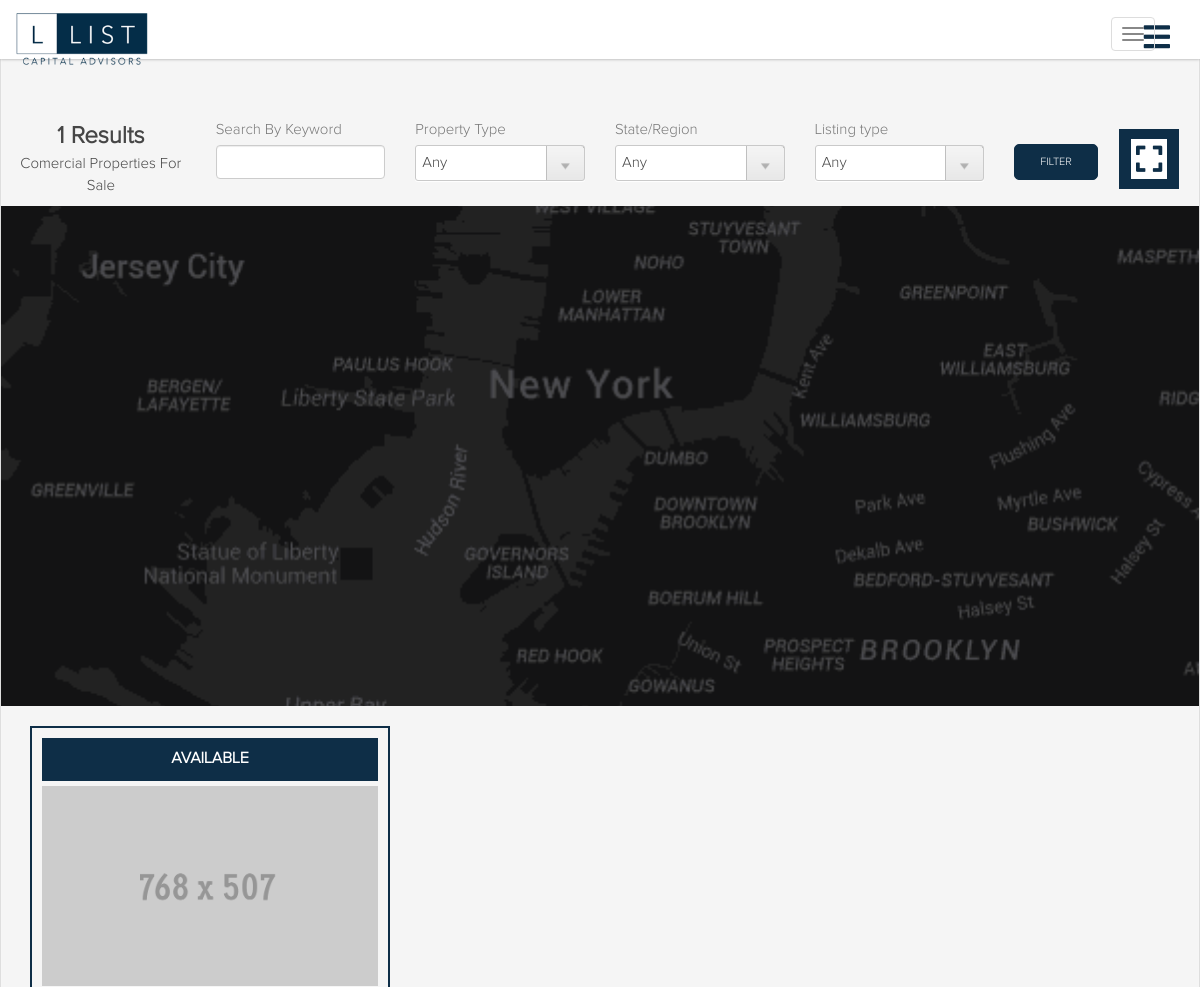
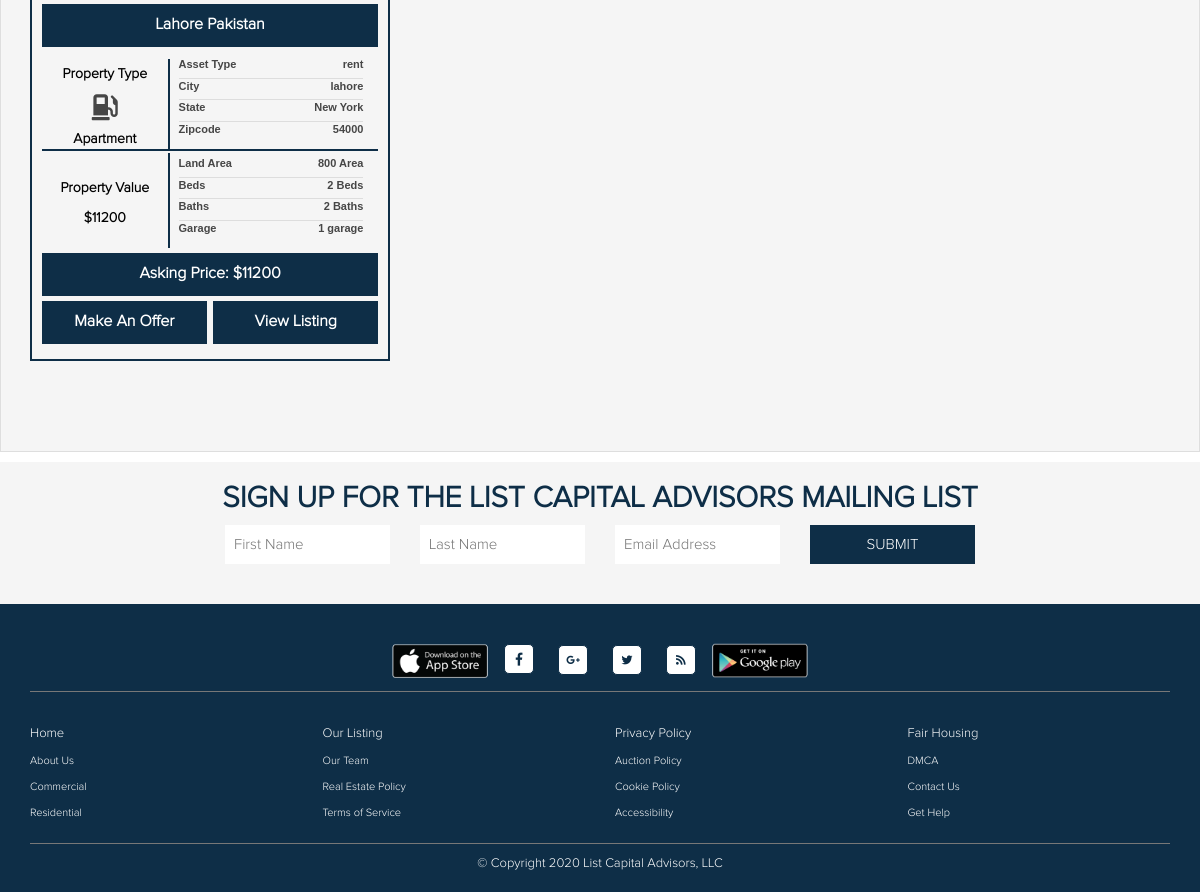
Screenshot of /index.php/home/properties/rent/2 with the database file from the repository (2 pictures, top to bottom).
### tables this page shows
CREATE TABLE IF NOT EXISTS `real_property` (
  `property_id` int(11) NOT NULL AUTO_INCREMENT,
  `user_id` int(11) NOT NULL,
  `auction_type` enum('online_auction','in_person_auction') NOT NULL DEFAULT 'in_person_auction',
  `address` text NOT NULL,
  `zip_code` varchar(20) NOT NULL,
  `city` varchar(255) NOT NULL,
  `state` varchar(255) NOT NULL,
  `description` text NOT NULL,
  `size` varchar(255) NOT NULL,
  `bedroom` int(11) NOT NULL,
  `bathroom` int(11) NOT NULL,
  `garage` int(11) NOT NULL,
  `google_map` text NOT NULL,
  `price` varchar(255) NOT NULL,
  `asset_type_id` int(11) NOT NULL,
  `property_type` int(11) NOT NULL,
  `contract_type` enum('sale','rent') NOT NULL,
  `image1` text NOT NULL,
  `image2` text NOT NULL,
  `image3` text NOT NULL,
  `image4` text NOT NULL,
  `image5` text NOT NULL,
  `status` enum('1','0') NOT NULL,
  PRIMARY KEY (`property_id`)
);

CREATE TABLE IF NOT EXISTS `real_property_type` (
  `property_type` int(11) NOT NULL AUTO_INCREMENT,
  `name` varchar(255) NOT NULL,
  PRIMARY KEY (`property_type`)
);

### application/controllers/home.php (called while the page is built, shortened)
<?php if ( ! defined('BASEPATH')) exit('No direct script access allowed');
class Home extends CI_Controller {
	public function template($content = '', $data = '')
	{
		$this->load->database();
		if (isset($_SESSION['user']))
		{
			$data['login'] = true;
		}
		else
		{
			$data['login'] = false;
		}
		$result = $this->db->query("SELECT * FROM `real_property_type`;");
		if ($result->num_rows() > 0)
		{
			$row = $result->result_array();
			$data['property_type'] = $row;
		}
		$this->load->view('header',$data);
		$this->load->view($content,$data);
		$this->load->view('footer',$data);
	}
	public function properties($sort='',$type='')
	{
		$this->load->database();
		$data['page_title'] = 'Properties';
		$data['meta_des'] = 'Properties';
		$data['meta_key'] = 'Properties';
		$data['menu'] = $sort;
		$data['sidebar_listing_menu'] = true;
		$result = $this->db->query("SELECT * FROM `real_property_type`;");
		if ($result->num_rows() > 0)
		{
			$row = $result->result_array();
			$data['property_type'] = $row;
		}
		if ($sort === 'all')
		{
			if ($type > 0)
			{
				$result = $this->db->query("SELECT * FROM `real_property` WHERE `property_type` = '$type' ORDER BY `property_id` DESC;");
				if ($result->num_rows() > 0)
				{
					$row = $result->result_array();
					$data['properties'] = $row;
				}
			}
			else if (strlen($type) > 0){
				$result = $this->db->query("SELECT `property_type` FROM `real_property_type` WHERE `name` = '$type' LIMIT 1;");
				if ($result->num_rows() > 0)
				{
					$row = $result->result_array();
					$result = $this->db->query("SELECT * FROM `real_property` WHERE `property_type` = '".$row[0]['property_type']."' ORDER BY `property_id` DESC;");
					if ($result->num_rows() > 0)
					{
						$row = $result->result_array();
						$data['properties'] = $row;
					}
				}
			}
			else
			{
				$result = $this->db->query("SELECT * FROM `real_property` ORDER BY `property_id` DESC;");
				if ($result->num_rows() > 0)
				{
					$row = $result->result_array();
					$data['properties'] = $row;
				}
			}
		}
		else if ($sort === 'rent')
		{
			if ($type > 0)
			{
				$result = $this->db->query("SELECT * FROM `real_property` WHERE `contract_type` = '$sort' AND `property_type` = '$type' ORDER BY `property_id` DESC;");
				if ($result->num_rows() > 0)
				{
					$row = $result->result_array();
					$data['properties'] = $row;
				}
			}
		}
		$this->template('properties',$data);
	}
}

### index.php (called while the page is built, shortened)
<?php
require_once BASEPATH.'core/CodeIgniter.php';

### application/views/properties.php (the view, shortened to what this page needs)
<section class="properties">
    <div class="container-fluid">
        <div class="divider"></div>
        <div class="row">
        <div class="filters">
            <div class="col-sm-12 col-md-2 text-center">
                <strong style="font-size: 24px;">
                    <?php if (isset($properties) && count($properties) > 0){echo count($properties);}else{echo 0;}?> Results</strong>
                <p>Comercial Properties For Sale</p>
            </div>
            <form>
                <div class="col-xs-6 col-sm-4 col-md-2">
                    <label>Search By Keyword</label>
                    <input type="text" name="search" class="form-control">
                </div>
                <div class="col-xs-6 col-sm-4 col-md-2">
                    <label>Property Type</label>
                    <div class="formBlock select">
                        <select name="property type" id="_propertytype_" class="formDropdown" style="padding:6px;">
                            <option value="">Any</option>
                        </select>
                    </div>
                </div>
                <div class="col-xs-6 col-sm-4 col-md-2">
                    <label>State/Region</label>
                    <select name="property type" id="_propertytype_" class="formDropdown" style="padding:6px;">
                        <option value="">Any</option>
                    </select>
                </div>
                <div class="col-xs-6 col-sm-4 col-md-2">
                    <label>Listing type</label>
                    <select name="property type" id="_propertytype_" class="formDropdown" style="padding:6px;">
                        <option value="">Any</option>
                    </select>
                </div>
                <div class="col-sm-3 col-md-1">
                    <button class="btn btn-primary">Filter</button>
                </div>
            </form>
            <div class="col-sm-12 col-md-1 text-center">
                <a href="javascript://" class="map-show-hide-btn"><i class="fas fa-expand"></i></a>
            </div>
        </div>
        <!-- <?php
        if (isset($properties) && count($properties) > 0)
        {
        ?>
            <?php
                foreach ($properties as $key => $val)
                {
                    foreach ($property_type as $key => $value)
                    {
                        if ($val['property_type'] == $value['property_type'])
                        {
                            $_property_type = $value['name'];
                        }
                    }
                ?>
                <?php
                }
                ?>
        <?php
        }
        else
        {
            echo "Nothing to show right now :(";
        }
        ?> -->
        </div>
    </div>
    <div id="map">
    </div>
    <div class="container">
        <div class="row">
        <?php
            if (isset($properties) && count($properties) > 0)
            {
            ?>
            <?php
                foreach ($properties as $key => $val)
                {
                    foreach ($property_type as $key => $value)
                    {
                        if ($val['property_type'] == $value['property_type'])
                        {
                            $_property_type = $value['name'];
                        }
                    }
                ?>
                <div class="col-sm-6 col-md-4">
                    <div class="list">
                        <div class="top-avail">available</div>
                        <div class="main-img">
                            <a href="<?php echo site_url('home/single/'.$val['property_id']); ?>">
                                <img src="<?php echo base_url(); ?>asset/img/768x507.gif" class="img-resp">
                            </a>
                        </div>
                        <div class="top-avail" style="text-transform: capitalize;"><?=$val['address']?></div>
                        <div class="detials">
                            <div class="pro-type">
                                <div class="type text-center">
                                    <p>Property Type</p>
                                    <div><i class="fas fa-gas-pump"></i></div>
                                    <p class="nechye-wala-p"><?=$_property_type?></p>
                                </div>
                                <div class="values">
                                    <div class="val_">
                                        <p class="left">Asset Type</p>
                                        <p class="right"><?=$val['contract_type']?></p>
                                    </div>
                                    <div class="val_">
                                        <p class="left">City</p>
                                        <p class="right"><?=$val['city']?></p>
                                    </div>
                                    <div class="val_">
                                        <p class="left">State</p>
                                        <p class="right"><?=$val['state']?></p>
                                    </div>
                                    <div class="val_">
                                        <p class="left">Zipcode</p>
                                        <p class="right"><?=$val['zip_code']?></p>
                                    </div>
                                </div>
                            </div>
                            <div class="pro-type">
                                <div class="type text-center">
                                    <p><br>Property Value</p>
                                    <strong><p class="nechye-wala-p">$<?=$val['price']?></p></strong>
                                </div>
                                <div class="values">
                                    <div class="val_">
                                        <p class="left">Land Area</p>
                                        <p class="right"><?=$val['size']?> Area</p>
                                    </div>
                                    <div class="val_">
                                        <p class="left">Beds</p>
                                        <p class="right"><?=$val['bedroom']?> Beds</p>
                                    </div>
                                    <div class="val_">
                                        <p class="left">Baths</p>
                                        <p class="right"><?=$val['bathroom']?> Baths</p>
                                    </div>
                                    <div class="val_">
                                        <p class="left">Garage</p>
                                        <p class="right"><?=$val['garage']?> garage</p>
                                    </div>
                                </div>
                            </div>
                        </div>
                        <div class="top-avail" style="text-transform: capitalize;">Asking Price: $<?=$val['price']?></div>
                        <div class="last-button">
                            <a href="javascript://">make an Offer</a>
                            <a href="<?php echo site_url('home/single/'.$val['property_id']); ?>" style="margin: 0">view Listing</a>
                        </div>
                    </div>
                </div>
            <?php
                }
            ?>
        <?php
        }
        else
        {
            echo "Nothing to show right now :(";
        }
        ?>
        </div>
    </div>
</section>

### asset/css/style.css (style rules this page uses)
* { margin:0px; padding:0px; }
html { width:100%; height:100%; }
body { font-family:Proxima Nova Light, Helvetica, Arial; font-size:15px; color:#464646; width:100%; height:100%; }
a { color:#81be32; -webkit-transition: color 0.2s linear; -moz-transition: color 0.2s linear; -ms-transition: color 0.2s linear; -o-transition: color 0.2s linear; transition: color 0.2s linear; }
.divider { background-color:transparent; max-width:100%; height:2px; margin-top:-14px; margin-bottom:30px; }
.formDropdown, input { width:100%; padding:8px; margin-bottom:20px; border-radius:3px; border:none; border:1px solid #c9c9c9; box-shadow: 0 1px 1px white; }
select { -webkit-appearance: none; -moz-appearance: none; text-indent: 0.01px; text-overflow: ""; background: url('../img/dropdown-button.png') no-repeat; background-position: right -1px; background-color:white; cursor:pointer; }
label { font-family:Open Sans; color:#787878; font-size:13px; }
.formBlock { float:left; margin-right:40px; width:100%; }
.properties { padding:70px 0px 70px 0px; background-color:#f5f5f5; border:1px solid #dedede; box-shadow: inset 0 1px 1px white; margin-top: 30px; }
.filters { margin-bottom: 20px; }
.filters label { font-family: Proxima Nova Light; font-weight:normal; font-size:15px; }
.filters button { padding: 9px 25px; color: #fff; background: #0E2E47; border-radius: 5px; font-size: 11px; border: 1px solid #0E2E47; font-family: Proxima Nova Light; font-weight: normal; text-transform: uppercase; margin-top: 25px; }
#map { height: 500px; margin-bottom: 20px; background-image: url(../img/google_map.png); background-position: center center; background-repeat: no-repeat; background-size: cover; }
.list { border: 2px solid #0E2E47; padding: 10px; margin-bottom: 20px; }
.list .top-avail { width: 100%; background: #0E2E47; padding: 10px 0; text-transform: uppercase; color: #fff; text-align: center; font-size: 16px; margin-bottom: 5px; font-weight: 700; }
.list .main-img { width: 100%; height: 200px; margin-bottom: 5px; }
.img-resp { width: 100%; height: 100%; object-fit: cover; -webkit-object-fit: cover; -moz-object-fit: cover; -o-object-fit: cover; }
.list .detials { margin-bottom: 5px; }
.list .detials .pro-type { border-bottom: 2px solid #0E2E47; }
.list .detials .pro-type:last-child { border-bottom: none; }
.list .detials .pro-type .type { width: 38%; border-right: 2px solid #0E2E47; }
.list .detials .type p { font-size: 14px; color: #000; font-weight: 600; }
.list .detials .pro-type .type div { width: 100%; margin-bottom: 5px; text-align: center; }
.list .detials .pro-type .type div i { font-size: 26px; }
.list .detials .pro-type .type, .list .detials .pro-type .values { padding: 5px; padding: 5px 5px 0 5px; display: inline-block; font-weight: bold !important; }
.list .detials .pro-type .values { width: 58%; }
.list .detials .pro-type .values .val_ { border-bottom: 1px solid #ddd; width: 100%; }
.list .detials .pro-type .values .val_:last-child { border-bottom: none; }
.list .detials .val_ p { font-size: 11px; font-weight: bold; font-family: arial; display: inline-block; margin-bottom: 5px; }
.nechye-wala-p { margin: 0 !important; }
.list .detials .pro-type .values .val_ .left { float: left; }
.list .detials .pro-type .values .val_ .right { float: right; }
.list .last-button { width: 100%; margin-top: 5px; }
.list .last-button a { float: left; width: 49%; background: #0E2E47; padding: 10px 0; color: #fff; text-align: center; font-size: 16px; margin-bottom: 5px; margin-right: .5%; font-weight: 700; text-transform: capitalize; }
.list .last-button a:last-child { float: right !important; margin-left: .5% !important; }
.map-show-hide-btn { background: #0E2E47; display: inline-block; color: #fff; width: 60px; height: 60px; font-size: 30px; line-height: 65px; margin-top: 10px; transition: all .3s ease-in-out; -webkit-transition: all .3s ease-in-out; -moz-transition: all .3s ease-in-out; -o-transition: all .3s ease-in-out; }
.map-show-hide-btn i { padding: 5px; background: #fff; color: #0E2E47; }

### rows the page displays
real_property: address "Lahore Pakistan", contract_type "rent", city "lahore", state "New York", zip_code "54000", price "11200", size "800", bedroom "2", bathroom "2", garage "1"
real_property_type: name "Apartment"

### other values shown
count($properties) "1"
